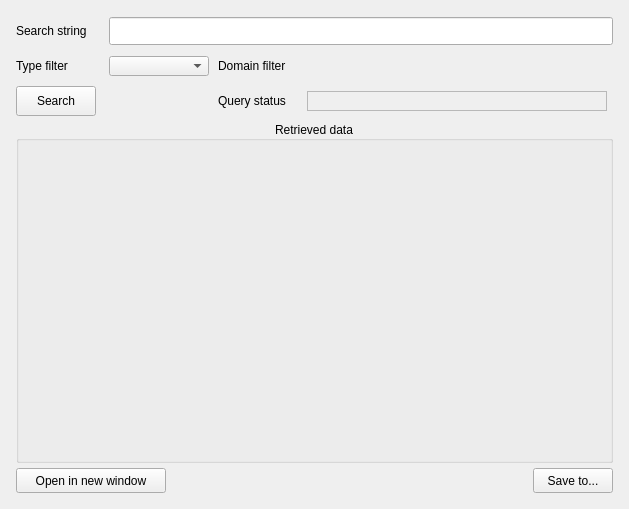
      <widget class="QWidget" name="OpenSearch_tab">
       <property name="minimumSize">
        <size>
         <width>500</width>
         <height>485</height>
        </size>
       </property>
       <attribute name="title">
        <string>Open search in all bSDD</string>
       </attribute>
       <layout class="QVBoxLayout" name="verticalLayout_2">
        <item>
         <layout class="QGridLayout" name="gridLayout_3">
          <property name="sizeConstraint">
           <enum>QLayout::SetMinimumSize</enum>
          </property>
          <property name="leftMargin">
           <number>5</number>
          </property>
          <property name="topMargin">
           <number>5</number>
          </property>
          <property name="rightMargin">
           <number>5</number>
          </property>
          <property name="bottomMargin">
           <number>5</number>
          </property>
          <property name="spacing">
           <number>5</number>
          </property>
          <item row="3" column="0">
           <widget class="QLabel" name="OpenSearch_Filter_label">
            <property name="minimumSize">
             <size>
              <width>80</width>
              <height>30</height>
             </size>
            </property>
            <property name="maximumSize">
             <size>
              <width>80</width>
              <height>30</height>
             </size>
            </property>
            <property name="text">
             <string>Type filter</string>
            </property>
            <property name="wordWrap">
             <bool>true</bool>
            </property>
           </widget>
          </item>
          <item row="4" column="2">
           <widget class="QLabel" name="OpenSearch_QuerryStatus_label">
            <property name="enabled">
             <bool>true</bool>
            </property>
            <property name="minimumSize">
             <size>
              <width>80</width>
              <height>30</height>
             </size>
            </property>
            <property name="maximumSize">
             <size>
              <width>80</width>
              <height>30</height>
             </size>
            </property>
            <property name="text">
             <string>Query status</string>
            </property>
           </widget>
          </item>
          <item row="3" column="1">
           <widget class="QComboBox" name="OpenSearch_Filter_comboBox">
            <property name="minimumSize">
             <size>
              <width>100</width>
              <height>20</height>
             </size>
            </property>
            <property name="maximumSize">
             <size>
              <width>100</width>
              <height>20</height>
             </size>
            </property>
            <property name="maxVisibleItems">
             <number>2</number>
            </property>
            <property name="maxCount">
             <number>2</number>
            </property>
           </widget>
          </item>
          <item row="4" column="3">
           <widget class="QLabel" name="OpenSearch_QuerryStatusResult_label">
            <property name="minimumSize">
             <size>
              <width>300</width>
              <height>20</height>
             </size>
            </property>
            <property name="maximumSize">
             <size>
              <width>150</width>
              <height>20</height>
             </size>
            </property>
            <property name="autoFillBackground">
             <bool>false</bool>
            </property>
            <property name="styleSheet">
             <string notr="true"/>
            </property>
            <property name="frameShape">
             <enum>QFrame::StyledPanel</enum>
            </property>
            <property name="frameShadow">
             <enum>QFrame::Sunken</enum>
            </property>
            <property name="text">
             <string/>
            </property>
           </widget>
          </item>
          <item row="5" column="0" colspan="4">
           <widget class="QGroupBox" name="OpenSearch_JSONViewerHolder_groupBox">
            <property name="minimumSize">
             <size>
              <width>597</width>
              <height>301</height>
             </size>
            </property>
            <property name="font">
             <font>
              <pointsize>9</pointsize>
              <bold>false</bold>
              <underline>false</underline>
             </font>
            </property>
            <property name="title">
             <string>Retrieved data</string>
            </property>
            <property name="alignment">
             <set>Qt::AlignCenter</set>
            </property>
            <layout class="QHBoxLayout" name="horizontalLayout_4">
             <item>
              <widget class="QWidget" name="OpenSearch_JSONViewerHolder_widget" native="true">
               <property name="minimumSize">
                <size>
                 <width>597</width>
                 <height>301</height>
                </size>
               </property>
              </widget>
             </item>
            </layout>
           </widget>
          </item>
          <item row="4" column="0">
           <widget class="QPushButton" name="OpenSearch_Search_pushButton">
            <property name="minimumSize">
             <size>
              <width>80</width>
              <height>30</height>
             </size>
            </property>
            <property name="maximumSize">
             <size>
              <width>80</width>
              <height>30</height>
             </size>
            </property>
            <property name="text">
             <string>Search</string>
            </property>
           </widget>
          </item>
          <item row="1" column="1" colspan="3">
           <widget class="QLineEdit" name="OpenSearch_SearchTextString_lineEdit">
            <property name="minimumSize">
             <size>
              <width>300</width>
              <height>25</height>
             </size>
            </property>
            <property name="maximumSize">
             <size>
              <width>600</width>
              <height>28</height>
             </size>
            </property>
           </widget>
          </item>
          <item row="6" column="3" alignment="Qt::AlignRight">
           <widget class="QPushButton" name="OpenSearch_SaveTo_pushButton">
            <property name="minimumSize">
             <size>
              <width>80</width>
              <height>25</height>
             </size>
            </property>
            <property name="maximumSize">
             <size>
              <width>80</width>
              <height>25</height>
             </size>
            </property>
            <property name="text">
             <string>Save to...</string>
            </property>
           </widget>
          </item>
          <item row="6" column="0" colspan="2" alignment="Qt::AlignLeft">
           <widget class="QPushButton" name="OpenSearch_OpenInNewWindow_pushButton">
            <property name="minimumSize">
             <size>
              <width>150</width>
              <height>25</height>
             </size>
            </property>
            <property name="maximumSize">
             <size>
              <width>150</width>
              <height>25</height>
             </size>
            </property>
            <property name="text">
             <string>Open in new window</string>
            </property>
           </widget>
          </item>
          <item row="3" column="2">
           <widget class="QLabel" name="OpenSearch_DomainFilter_label">
            <property name="text">
             <string>Domain filter</string>
            </property>
           </widget>
          </item>
          <item row="1" column="0">
           <widget class="QLabel" name="OpenSearch_DataStructure_label">
            <property name="minimumSize">
             <size>
              <width>80</width>
              <height>30</height>
             </size>
            </property>
            <property name="maximumSize">
             <size>
              <width>80</width>
              <height>30</height>
             </size>
            </property>
            <property name="text">
             <string>Search string</string>
            </property>
            <property name="wordWrap">
             <bool>true</bool>
            </property>
           </widget>
          </item>
          <item row="3" column="3">
           <widget class="QWidget" name="OpenSearch_CheckComboBoxHolder_widget" native="true"/>
          </item>
         </layout>
        </item>
       </layout>
      </widget>
